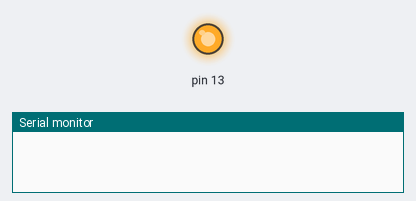
Simulated run of this sketch. Board: Arduino Uno, built with avr-gcc and run on an emulated ATmega328P. Shown: output pins drawn as LEDs (lit = HIGH), the last lines printed to the serial monitor.

Above: at 0.5 s.
At 5.0 s:
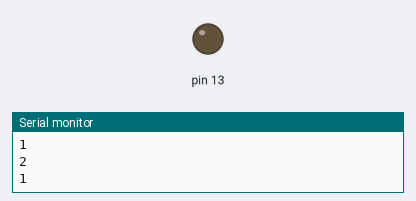
Timing chart, 0 to 6.9 s (numbered marks = the images above):
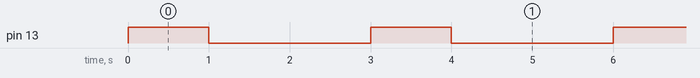

The sketch:

LED_BUILTIN_blinkTest.ino
```cpp
void setup()
{
  // put your setup code here, to run once:
  pinMode(13, OUTPUT);
  // 13号引脚就是LED_BUILTIN
  Serial.begin(9600);
}

void loop()
{
  // put your main code here, to run repeatedly:
  digitalWrite(13, HIGH);
  delay(1000);
  Serial.println(1);
  digitalWrite(13, LOW);
  delay(2000);
  Serial.println(2);
}
```

Measured:
- by itself, pin 13: alternates HIGH for 1.0 s and LOW for 2.0 s
